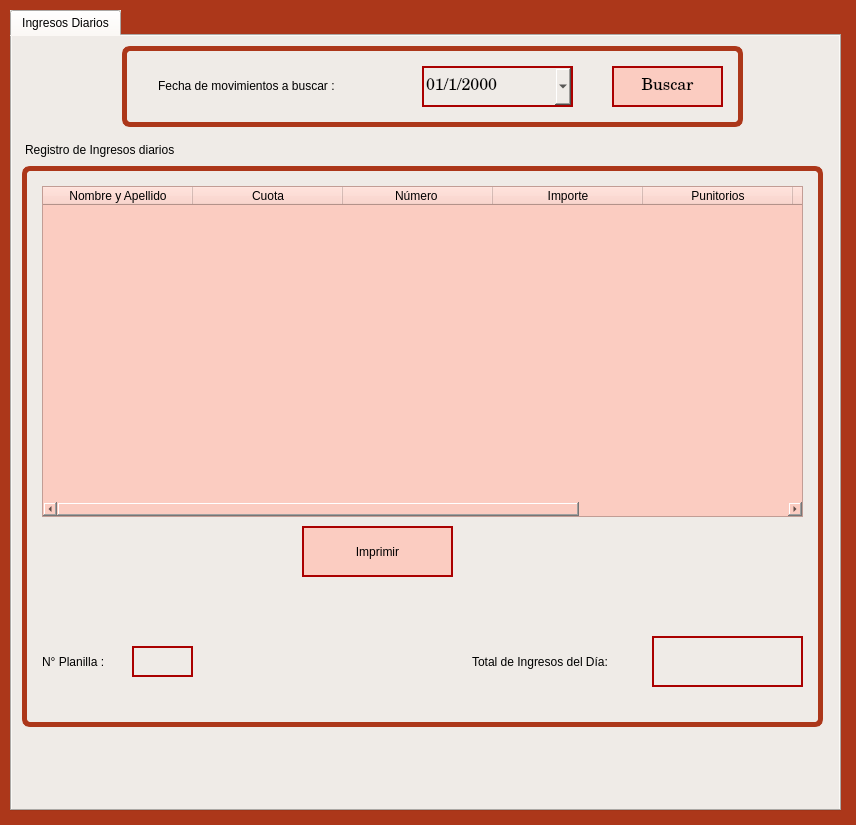
<?xml version="1.0" encoding="UTF-8"?>
<ui version="4.0">
 <class>form_ingresos_diarios</class>
 <widget class="QWidget" name="form_ingresos_diarios">
  <property name="geometry">
   <rect>
    <x>0</x>
    <y>0</y>
    <width>856</width>
    <height>825</height>
   </rect>
  </property>
  <property name="windowTitle">
   <string>Ingresos Diarios</string>
  </property>
  <property name="styleSheet">
   <string notr="true">selection-background-color: rgb(255, 170, 127);
color: rgb(0, 0, 0);
font: 10pt &quot;KacstOne&quot;;
background-color: rgb(172, 55, 26);

</string>
  </property>
  <widget class="QTabWidget" name="tabWidget_2">
   <property name="geometry">
    <rect>
     <x>10</x>
     <y>10</y>
     <width>831</width>
     <height>801</height>
    </rect>
   </property>
   <property name="styleSheet">
    <string notr="true">background-color: rgb(239, 235, 231);
font: 11pt &quot;Century Schoolbook L&quot;;</string>
   </property>
   <property name="currentIndex">
    <number>0</number>
   </property>
   <widget class="QWidget" name="tab_2">
    <attribute name="icon">
     <iconset>
      <normaloff>Íconos/documento-financiero.png</normaloff>Íconos/documento-financiero.png</iconset>
    </attribute>
    <attribute name="title">
     <string>Ingresos Diarios</string>
    </attribute>
    <widget class="QGroupBox" name="groupBox">
     <property name="geometry">
      <rect>
       <x>110</x>
       <y>10</y>
       <width>621</width>
       <height>81</height>
      </rect>
     </property>
     <property name="styleSheet">
      <string notr="true">QGroupBox{
background-color: rgb(239, 235, 231);
border-style: solid;
border-width: 5px;
border-color: rgb(172, 55, 26);
border-radius: 8px;
}
QLineEdit{
background-color: rgb(239, 235, 231);
}
QLabel{
background-color: rgb(239, 235, 231);
font: 10pt &quot;KacstOne&quot;;
}
QDateEdit{
background-color: rgb(239, 235, 231);
}</string>
     </property>
     <property name="title">
      <string/>
     </property>
     <widget class="QLabel" name="label">
      <property name="geometry">
       <rect>
        <x>36</x>
        <y>32</y>
        <width>231</width>
        <height>16</height>
       </rect>
      </property>
      <property name="styleSheet">
       <string notr="true">font: 75 11pt &quot;Century Schoolbook L&quot;;</string>
      </property>
      <property name="text">
       <string>Fecha de movimientos a buscar :</string>
      </property>
     </widget>
     <widget class="QPushButton" name="boton_ingresos_buscar">
      <property name="geometry">
       <rect>
        <x>490</x>
        <y>20</y>
        <width>111</width>
        <height>41</height>
       </rect>
      </property>
      <property name="font">
       <font>
        <family>Century Schoolbook L</family>
        <pointsize>12</pointsize>
        <weight>50</weight>
        <italic>false</italic>
        <bold>false</bold>
       </font>
      </property>
      <property name="styleSheet">
       <string notr="true">font:  12pt &quot;Century Schoolbook L&quot;;
background-color: rgb(251, 204, 193);
border-color: rgb(170, 0, 0);
border-style: solid;
border-width:2px;</string>
      </property>
      <property name="text">
       <string>Buscar</string>
      </property>
     </widget>
     <widget class="QDateEdit" name="dte_fecha_ingresos_mov">
      <property name="geometry">
       <rect>
        <x>300</x>
        <y>20</y>
        <width>151</width>
        <height>41</height>
       </rect>
      </property>
      <property name="font">
       <font>
        <family>Century Schoolbook L</family>
        <pointsize>12</pointsize>
        <weight>9</weight>
        <italic>false</italic>
        <bold>false</bold>
       </font>
      </property>
      <property name="styleSheet">
       <string notr="true">font: 75 12pt &quot;Century Schoolbook L&quot;;
border-color: rgb(170, 0, 0);
border-style: solid;
border-width:2px;</string>
      </property>
      <property name="displayFormat">
       <string>dd/M/yyyy</string>
      </property>
      <property name="calendarPopup">
       <bool>true</bool>
      </property>
     </widget>
    </widget>
    <widget class="QLabel" name="label_2">
     <property name="geometry">
      <rect>
       <x>13</x>
       <y>98</y>
       <width>241</width>
       <height>31</height>
      </rect>
     </property>
     <property name="text">
      <string>Registro de Ingresos diarios</string>
     </property>
    </widget>
    <widget class="QGroupBox" name="groupBox_2">
     <property name="geometry">
      <rect>
       <x>10</x>
       <y>130</y>
       <width>801</width>
       <height>561</height>
      </rect>
     </property>
     <property name="styleSheet">
      <string notr="true">QGroupBox{
background-color: rgb(239, 235, 231);
border-style: solid;
border-width: 5px;
border-color: rgb(172, 55, 26);
border-radius: 8px;
font: 10pt &quot;KacstOne&quot;;
}
QLineEdit{
background-color: rgb(239, 235, 231);
}
QLabel{
background-color: rgb(239, 235, 231);
font: 10pt &quot;KacstOne&quot;;
}
QDateEdit{
background-color: rgb(239, 235, 231);
}</string>
     </property>
     <property name="title">
      <string/>
     </property>
     <widget class="QLabel" name="label_3">
      <property name="geometry">
       <rect>
        <x>450</x>
        <y>480</y>
        <width>171</width>
        <height>31</height>
       </rect>
      </property>
      <property name="text">
       <string>Total de Ingresos del Día: </string>
      </property>
     </widget>
     <widget class="QLineEdit" name="lne_ingresos_total">
      <property name="geometry">
       <rect>
        <x>630</x>
        <y>470</y>
        <width>151</width>
        <height>51</height>
       </rect>
      </property>
      <property name="styleSheet">
       <string notr="true">border-color: rgb(170, 0, 0);
border-style: solid;
border-width:2px;</string>
      </property>
     </widget>
     <widget class="QLabel" name="label_4">
      <property name="geometry">
       <rect>
        <x>20</x>
        <y>480</y>
        <width>81</width>
        <height>31</height>
       </rect>
      </property>
      <property name="text">
       <string>N° Planilla :</string>
      </property>
     </widget>
     <widget class="QLineEdit" name="lne_ingresos_nro_planilla">
      <property name="geometry">
       <rect>
        <x>110</x>
        <y>480</y>
        <width>61</width>
        <height>31</height>
       </rect>
      </property>
      <property name="styleSheet">
       <string notr="true">border-color: rgb(170, 0, 0);
border-style: solid;
border-width:2px;</string>
      </property>
     </widget>
     <widget class="QTableWidget" name="tw_ingresos_registros">
      <property name="geometry">
       <rect>
        <x>20</x>
        <y>20</y>
        <width>761</width>
        <height>331</height>
       </rect>
      </property>
      <property name="styleSheet">
       <string notr="true">background-color: rgb(251, 204, 193);</string>
      </property>
      <property name="selectionMode">
       <enum>QAbstractItemView::MultiSelection</enum>
      </property>
      <property name="selectionBehavior">
       <enum>QAbstractItemView::SelectRows</enum>
      </property>
      <attribute name="horizontalHeaderDefaultSectionSize">
       <number>150</number>
      </attribute>
      <column>
       <property name="text">
        <string>Nombre y Apellido</string>
       </property>
      </column>
      <column>
       <property name="text">
        <string>Cuota</string>
       </property>
      </column>
      <column>
       <property name="text">
        <string>Número </string>
       </property>
      </column>
      <column>
       <property name="text">
        <string>Importe</string>
       </property>
      </column>
      <column>
       <property name="text">
        <string>Punitorios</string>
       </property>
      </column>
      <column>
       <property name="text">
        <string>Descuento</string>
       </property>
      </column>
      <column>
       <property name="text">
        <string>Estado</string>
       </property>
      </column>
     </widget>
     <widget class="QPushButton" name="boton_ingresos_imprimir">
      <property name="geometry">
       <rect>
        <x>280</x>
        <y>360</y>
        <width>151</width>
        <height>51</height>
       </rect>
      </property>
      <property name="styleSheet">
       <string notr="true">background-color: rgb(251, 204, 193);
border-color: rgb(170, 0, 0);
border-style: solid;
border-width:2px;</string>
      </property>
      <property name="text">
       <string>Imprimir</string>
      </property>
     </widget>
    </widget>
   </widget>
  </widget>
 </widget>
 <resources/>
 <connections/>
</ui>
